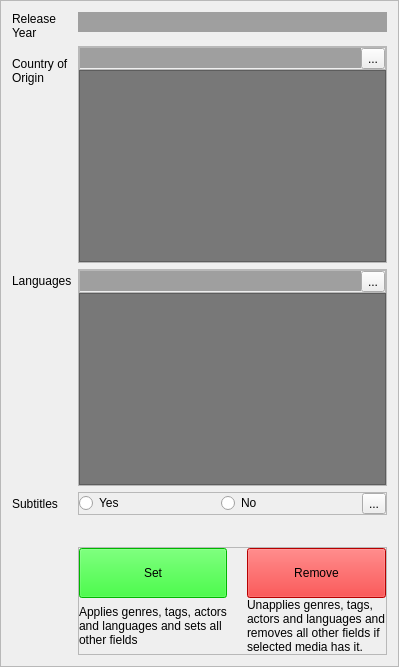
    <widget class="QFrame" name="frame_3">
     <property name="frameShape">
      <enum>QFrame::StyledPanel</enum>
     </property>
     <property name="frameShadow">
      <enum>QFrame::Sunken</enum>
     </property>
     <layout class="QFormLayout" name="formLayout_3">
      <item row="0" column="0">
       <widget class="QLabel" name="label_23">
        <property name="text">
         <string>Release 
Year</string>
        </property>
       </widget>
      </item>
      <item row="0" column="1">
       <widget class="QLineEdit" name="year">
        <property name="palette">
         <palette>
          <active>
           <colorrole role="Base">
            <brush brushstyle="SolidPattern">
             <color alpha="255">
              <red>159</red>
              <green>159</green>
              <blue>159</blue>
             </color>
            </brush>
           </colorrole>
          </active>
          <inactive>
           <colorrole role="Base">
            <brush brushstyle="SolidPattern">
             <color alpha="255">
              <red>159</red>
              <green>159</green>
              <blue>159</blue>
             </color>
            </brush>
           </colorrole>
          </inactive>
          <disabled>
           <colorrole role="Base">
            <brush brushstyle="SolidPattern">
             <color alpha="255">
              <red>108</red>
              <green>108</green>
              <blue>108</blue>
             </color>
            </brush>
           </colorrole>
          </disabled>
         </palette>
        </property>
        <property name="autoFillBackground">
         <bool>true</bool>
        </property>
        <property name="frame">
         <bool>false</bool>
        </property>
       </widget>
      </item>
      <item row="1" column="0">
       <widget class="QLabel" name="label_18">
        <property name="text">
         <string>Country of 
Origin</string>
        </property>
       </widget>
      </item>
      <item row="1" column="1">
       <widget class="QFrame" name="frame_22">
        <property name="frameShape">
         <enum>QFrame::StyledPanel</enum>
        </property>
        <property name="frameShadow">
         <enum>QFrame::Raised</enum>
        </property>
        <layout class="QVBoxLayout" name="verticalLayout_6">
         <property name="spacing">
          <number>0</number>
         </property>
         <property name="leftMargin">
          <number>0</number>
         </property>
         <property name="topMargin">
          <number>0</number>
         </property>
         <property name="rightMargin">
          <number>0</number>
         </property>
         <property name="bottomMargin">
          <number>0</number>
         </property>
         <item>
          <widget class="QFrame" name="frame_13">
           <property name="frameShape">
            <enum>QFrame::StyledPanel</enum>
           </property>
           <property name="frameShadow">
            <enum>QFrame::Raised</enum>
           </property>
           <layout class="QHBoxLayout" name="horizontalLayout_10">
            <property name="spacing">
             <number>0</number>
            </property>
            <property name="leftMargin">
             <number>0</number>
            </property>
            <property name="topMargin">
             <number>0</number>
            </property>
            <property name="rightMargin">
             <number>0</number>
            </property>
            <property name="bottomMargin">
             <number>0</number>
            </property>
            <item>
             <widget class="QLineEdit" name="country">
              <property name="palette">
               <palette>
                <active>
                 <colorrole role="Base">
                  <brush brushstyle="SolidPattern">
                   <color alpha="255">
                    <red>159</red>
                    <green>159</green>
                    <blue>159</blue>
                   </color>
                  </brush>
                 </colorrole>
                </active>
                <inactive>
                 <colorrole role="Base">
                  <brush brushstyle="SolidPattern">
                   <color alpha="255">
                    <red>159</red>
                    <green>159</green>
                    <blue>159</blue>
                   </color>
                  </brush>
                 </colorrole>
                </inactive>
                <disabled>
                 <colorrole role="Base">
                  <brush brushstyle="SolidPattern">
                   <color alpha="255">
                    <red>63</red>
                    <green>63</green>
                    <blue>63</blue>
                   </color>
                  </brush>
                 </colorrole>
                </disabled>
               </palette>
              </property>
              <property name="autoFillBackground">
               <bool>true</bool>
              </property>
              <property name="frame">
               <bool>false</bool>
              </property>
             </widget>
            </item>
            <item>
             <widget class="QToolButton" name="country_button">
              <property name="text">
               <string>...</string>
              </property>
             </widget>
            </item>
           </layout>
          </widget>
         </item>
         <item>
          <widget class="QListWidget" name="country_list">
           <property name="styleSheet">
            <string notr="true">QListWidget{background:rgb(120,120,120)}
QListWidget::item:selected{background: rgb(219, 219, 219)}
QListWidget::item:selected{color:black} </string>
           </property>
           <property name="editTriggers">
            <set>QAbstractItemView::NoEditTriggers</set>
           </property>
          </widget>
         </item>
        </layout>
       </widget>
      </item>
      <item row="3" column="0">
       <widget class="QLabel" name="label_20">
        <property name="text">
         <string>Languages</string>
        </property>
       </widget>
      </item>
      <item row="3" column="1">
       <widget class="QFrame" name="frame_12">
        <property name="frameShape">
         <enum>QFrame::StyledPanel</enum>
        </property>
        <property name="frameShadow">
         <enum>QFrame::Raised</enum>
        </property>
        <layout class="QVBoxLayout" name="verticalLayout_4">
         <property name="spacing">
          <number>0</number>
         </property>
         <property name="leftMargin">
          <number>0</number>
         </property>
         <property name="topMargin">
          <number>0</number>
         </property>
         <property name="rightMargin">
          <number>0</number>
         </property>
         <property name="bottomMargin">
          <number>0</number>
         </property>
         <item>
          <widget class="QFrame" name="frame_23">
           <property name="frameShape">
            <enum>QFrame::StyledPanel</enum>
           </property>
           <property name="frameShadow">
            <enum>QFrame::Raised</enum>
           </property>
           <layout class="QHBoxLayout" name="horizontalLayout_5">
            <property name="spacing">
             <number>0</number>
            </property>
            <property name="leftMargin">
             <number>0</number>
            </property>
            <property name="topMargin">
             <number>0</number>
            </property>
            <property name="rightMargin">
             <number>0</number>
            </property>
            <property name="bottomMargin">
             <number>0</number>
            </property>
            <item>
             <widget class="QLineEdit" name="language">
              <property name="palette">
               <palette>
                <active>
                 <colorrole role="Base">
                  <brush brushstyle="SolidPattern">
                   <color alpha="255">
                    <red>159</red>
                    <green>159</green>
                    <blue>159</blue>
                   </color>
                  </brush>
                 </colorrole>
                </active>
                <inactive>
                 <colorrole role="Base">
                  <brush brushstyle="SolidPattern">
                   <color alpha="255">
                    <red>159</red>
                    <green>159</green>
                    <blue>159</blue>
                   </color>
                  </brush>
                 </colorrole>
                </inactive>
                <disabled>
                 <colorrole role="Base">
                  <brush brushstyle="SolidPattern">
                   <color alpha="255">
                    <red>108</red>
                    <green>108</green>
                    <blue>108</blue>
                   </color>
                  </brush>
                 </colorrole>
                </disabled>
               </palette>
              </property>
              <property name="autoFillBackground">
               <bool>true</bool>
              </property>
              <property name="frame">
               <bool>false</bool>
              </property>
             </widget>
            </item>
            <item>
             <widget class="QToolButton" name="language_button">
              <property name="text">
               <string>...</string>
              </property>
             </widget>
            </item>
           </layout>
          </widget>
         </item>
         <item>
          <widget class="QListWidget" name="language_list">
           <property name="styleSheet">
            <string notr="true">QListWidget{background:rgb(120,120,120)}
QListWidget::item:selected{background: rgb(219, 219, 219)}
QListWidget::item:selected{color:black} </string>
           </property>
           <property name="editTriggers">
            <set>QAbstractItemView::NoEditTriggers</set>
           </property>
           <property name="selectionMode">
            <enum>QAbstractItemView::ExtendedSelection</enum>
           </property>
          </widget>
         </item>
        </layout>
       </widget>
      </item>
      <item row="4" column="0">
       <widget class="QLabel" name="label_22">
        <property name="text">
         <string>Subtitles</string>
        </property>
       </widget>
      </item>
      <item row="4" column="1">
       <widget class="QFrame" name="subtitles">
        <property name="frameShape">
         <enum>QFrame::StyledPanel</enum>
        </property>
        <property name="frameShadow">
         <enum>QFrame::Raised</enum>
        </property>
        <layout class="QHBoxLayout" name="horizontalLayout_7">
         <property name="leftMargin">
          <number>0</number>
         </property>
         <property name="topMargin">
          <number>0</number>
         </property>
         <property name="rightMargin">
          <number>0</number>
         </property>
         <property name="bottomMargin">
          <number>0</number>
         </property>
         <item>
          <widget class="QRadioButton" name="subtitles_yes">
           <property name="text">
            <string>Yes</string>
           </property>
          </widget>
         </item>
         <item>
          <widget class="QRadioButton" name="subtitles_no">
           <property name="text">
            <string>No</string>
           </property>
          </widget>
         </item>
         <item>
          <widget class="QToolButton" name="subtitles_button">
           <property name="text">
            <string>...</string>
           </property>
          </widget>
         </item>
        </layout>
       </widget>
      </item>
      <item row="6" column="1">
       <spacer name="horizontalSpacer">
        <property name="orientation">
         <enum>Qt::Horizontal</enum>
        </property>
        <property name="sizeHint" stdset="0">
         <size>
          <width>40</width>
          <height>20</height>
         </size>
        </property>
       </spacer>
      </item>
      <item row="7" column="1">
       <widget class="QFrame" name="frame_24">
        <property name="frameShape">
         <enum>QFrame::StyledPanel</enum>
        </property>
        <property name="frameShadow">
         <enum>QFrame::Raised</enum>
        </property>
        <layout class="QGridLayout" name="gridLayout_2">
         <property name="leftMargin">
          <number>0</number>
         </property>
         <property name="topMargin">
          <number>0</number>
         </property>
         <property name="rightMargin">
          <number>0</number>
         </property>
         <property name="bottomMargin">
          <number>0</number>
         </property>
         <property name="spacing">
          <number>0</number>
         </property>
         <item row="2" column="0">
          <widget class="QLabel" name="label">
           <property name="text">
            <string>Applies genres, tags, actors
and languages and sets all
other fields</string>
           </property>
          </widget>
         </item>
         <item row="2" column="2">
          <widget class="QLabel" name="label_2">
           <property name="text">
            <string>Unapplies genres, tags,
actors and languages and
removes all other fields if
selected media has it.</string>
           </property>
          </widget>
         </item>
         <item row="1" column="0">
          <widget class="QPushButton" name="set">
           <property name="minimumSize">
            <size>
             <width>50</width>
             <height>50</height>
            </size>
           </property>
           <property name="styleSheet">
            <string notr="true">background:rgb(0, 255, 0);</string>
           </property>
           <property name="text">
            <string>Set</string>
           </property>
           <property name="autoDefault">
            <bool>false</bool>
           </property>
          </widget>
         </item>
         <item row="1" column="2">
          <widget class="QPushButton" name="remove">
           <property name="minimumSize">
            <size>
             <width>50</width>
             <height>50</height>
            </size>
           </property>
           <property name="styleSheet">
            <string notr="true">background:rgb(255, 0, 0);</string>
           </property>
           <property name="text">
            <string>Remove</string>
           </property>
           <property name="autoDefault">
            <bool>false</bool>
           </property>
          </widget>
         </item>
         <item row="1" column="1">
          <spacer name="verticalSpacer">
           <property name="orientation">
            <enum>Qt::Vertical</enum>
           </property>
           <property name="sizeHint" stdset="0">
            <size>
             <width>20</width>
             <height>40</height>
            </size>
           </property>
          </spacer>
         </item>
        </layout>
       </widget>
      </item>
     </layout>
    </widget>
